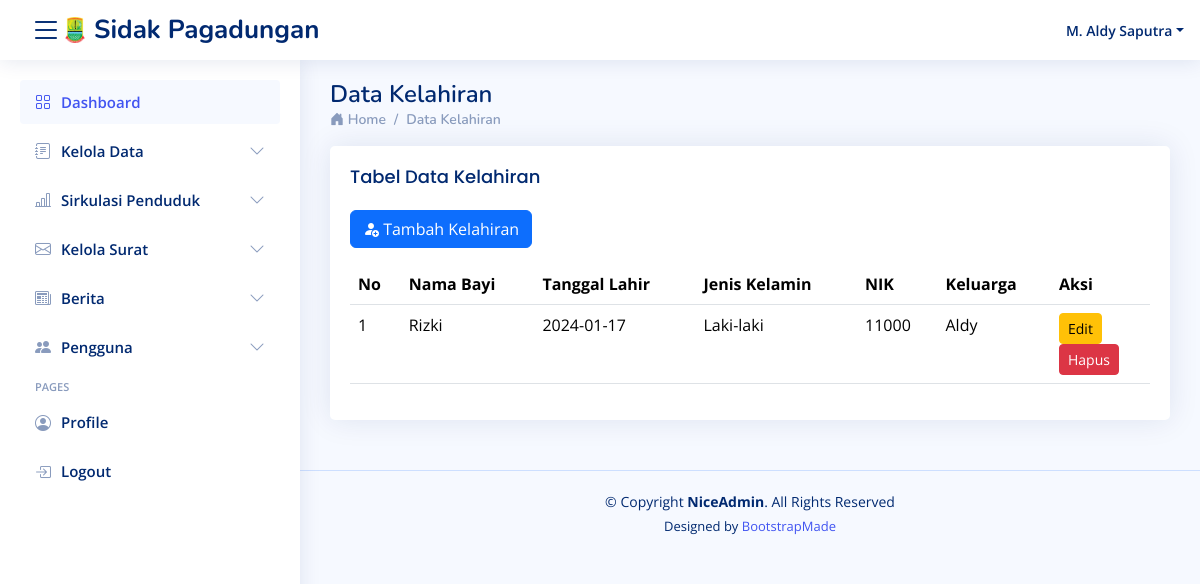
Screenshot of /pages/content/kelahiran/kelahiran (signed in) with the database file from the repository.
### tables this page shows
CREATE TABLE `tbl_kelahiran` (
  `id_lahir` int(11) NOT NULL,
  `namabayi` varchar(225) NOT NULL,
  `tanggal_lahir` date NOT NULL,
  `jenis_kelamin` enum('Laki-laki','Perempuan') NOT NULL,
  `id_kk` int(11) NOT NULL
);

CREATE TABLE `tbl_kk` (
  `id_kk` int(11) NOT NULL,
  `nik` int(11) NOT NULL,
  `nama` varchar(100) NOT NULL,
  `alamat` varchar(100) NOT NULL,
  `rt` varchar(50) NOT NULL,
  `rw` varchar(50) NOT NULL
);

### pages/content/kelahiran/kelahiran.php (the view, shortened to what this page needs)
<main id="main" class="main">
    <div class="pagetitle">
        <h1>Data Kelahiran</h1>
        <nav>
            <ol class="breadcrumb">
                <li class="breadcrumb-item"><i class="bi bi-house-door-fill"></i><a href="../dashboard/dashboard"> Home</a></li>
                <li class="breadcrumb-item">Data Kelahiran</li>
            </ol>
        </nav>
    </div>
    <section class="section">
        <div class="row">
            <div class="col-lg-12">
                <div class="card">
                    <div class="card-body">
                        <h5 class="card-title">Tabel Data Kelahiran</h5>
                        <p>
                            <a href="add_kelahiran" class="btn btn-primary"><i class="bi bi-person-fill-add"></i> Tambah Kelahiran</a>
                        </p>
                        <div class="table-responsive">
                            <table class="table datatable">
                                <thead>
                                    <tr>
                                        <th>No</th>
                                        <th>Nama Bayi</th>
                                        <th>Tanggal Lahir</th>
                                        <th>Jenis Kelamin</th>
                                        <th>NIK</th>
                                        <th>Keluarga</th>
                                        <th>Aksi</th>
                                    </tr>
                                </thead>
                                <tbody>
                                    <?php
                                    require '../../../config/db.php';
                                    $kelahiran = mysqli_query($db_connect, "SELECT * FROM tbl_kelahiran
                                    JOIN tbl_kk ON tbl_kelahiran.id_kk = tbl_kk.id_kk");
                                    $no = 1;
                                    while ($row = mysqli_fetch_assoc($kelahiran)) {
                                        ?>
                                        <tr>
                                            <td><?= $no++; ?></td>
                                            <td><?= $row['namabayi']; ?></td>
                                            <td><?= $row['tanggal_lahir']; ?></td>
                                            <td><?= $row['jenis_kelamin']; ?></td>
                                            <td><?= $row['nik']; ?></td>
                                            <td><?= $row['nama']; ?></td>
                                            <td>
                                                <a href="edit_kelahiran?id=<?= $row['id_lahir']; ?>" class="btn btn-warning btn-sm">Edit</a>
                                                <form method="POST" action="del_kelahiran.php">
                                                    <button type="submit" class="btn btn-danger btn-sm" onclick="return confirm('Apakah Anda yakin ingin menghapus data kelahiran ini?')">
                                                        Hapus
                                                    </button>
                                                </form>
                                            </td>
                                        </tr>
                                    <?php } ?>
                                </tbody>
                            </table>
                        </div>
                    </div>
                </div>
            </div>
        </div>
    </section>
</main>

### assets/assets/css/style.css (style rules this page uses)
:root { scroll-behavior: smooth; }
body { font-family: "Open Sans", sans-serif; background: #f6f9ff; color: #444444; }
a { color: #4154f1; text-decoration: none; }
h1, h2, h3, h4, h5, h6 { font-family: "Nunito", sans-serif; }
#main { margin-top: 60px; padding: 20px 30px; transition: all 0.3s; }
.pagetitle { margin-bottom: 10px; }
.pagetitle h1 { font-size: 24px; margin-bottom: 0; font-weight: 600; color: #012970; }
.card { margin-bottom: 30px; border: none; border-radius: 5px; box-shadow: 0px 0 30px rgba(1, 41, 112, 0.1); }
.card-title { padding: 20px 0 15px 0; font-size: 18px; font-weight: 500; color: #012970; font-family: "Poppins", sans-serif; }
.card-body { padding: 0 20px 20px 20px; }
.breadcrumb { font-size: 14px; font-family: "Nunito", sans-serif; color: #899bbd; font-weight: 600; }
.breadcrumb a { color: #899bbd; transition: 0.3s; }
.breadcrumb .breadcrumb-item::before { color: #899bbd; }
@media (min-width: 1200px) { #main, #footer { margin-left: 300px; } }

### rows the page displays
tbl_kelahiran: namabayi "Rizki", tanggal_lahir "2024-01-17", jenis_kelamin "Laki-laki", id_kk.nik "11000", id_kk.nama "Aldy"

### other values shown
$_SESSION['nama'] "M. Aldy Saputra"
